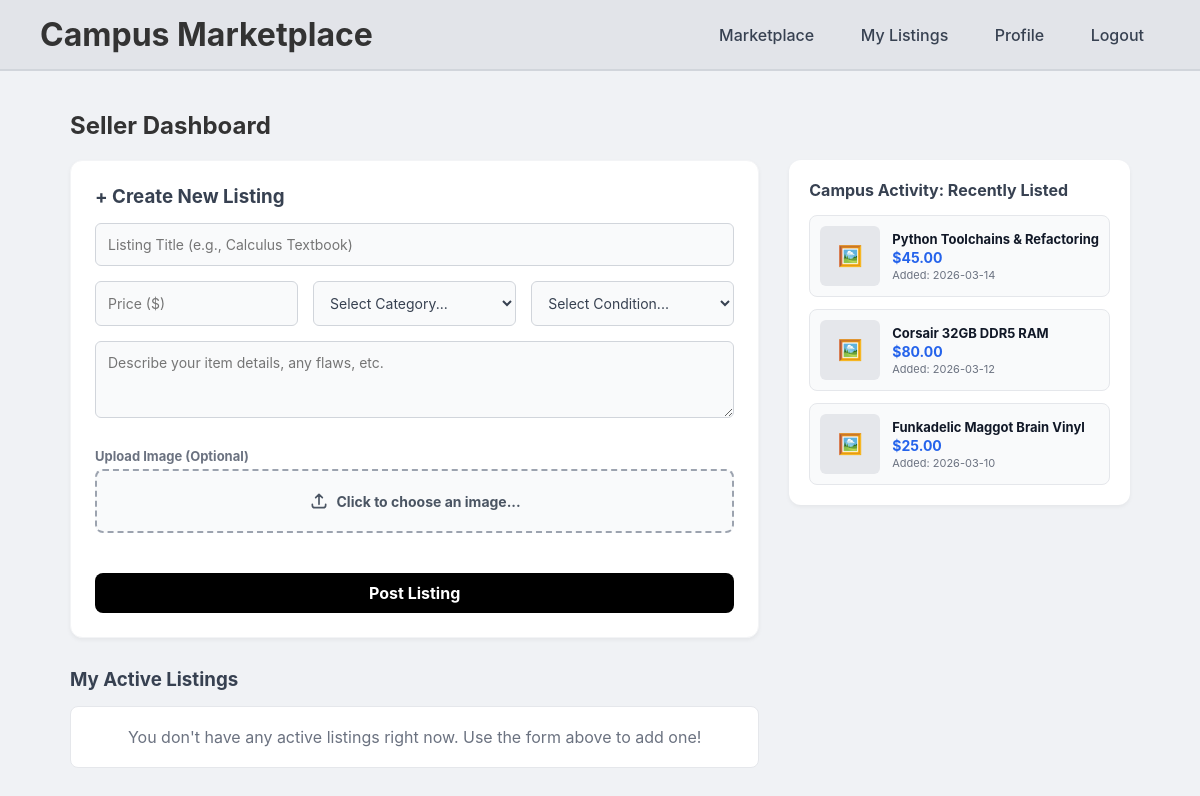
The page /dashboard (signed in) on the database its author committed.
### app.py (models this page shows)
class Product(db.Model):
    id = db.Column(db.Integer, primary_key=True)
    title = db.Column(db.String(100), nullable=False)
    seller = db.Column(db.String(50), nullable=False)
    seller_rating = db.Column(db.Float, default=0.0)
    reviews = db.Column(db.Integer, default=0)
    description = db.Column(db.Text, nullable=False)
    price = db.Column(db.Float, nullable=False)
    condition = db.Column(db.String(50), nullable=False)
    category = db.Column(db.String(50), nullable=False)
    date_added = db.Column(db.String(20), nullable=False)
    image_filename = db.Column(db.String(255), nullable=True, default='default.png')

### app.py (the view, shortened to what this page needs)
@app.route('/dashboard', methods=['GET', 'POST'])
def dashboard():
    if 'user_id' not in session:
        flash("Please log in to view your dashboard.")
        return redirect(url_for('login'))
    recent_items = Product.query.order_by(Product.date_added.desc()).limit(3).all()
    my_active_listings = Product.query.filter_by(seller=session['username']).all()
    return render_template('dashboard.html', my_listings=my_active_listings, recent_items=recent_items)

### templates/dashboard.html (shortened to what this page needs)
<!DOCTYPE html>
<html lang="en">
<head>
    <link rel="stylesheet" href="{{ url_for('static', filename='style.css') }}">
</head>
<body>
    <header class="navbar">
        <h1>Campus Marketplace</h1>
        <nav class="nav-links">
            <a href="/marketplace">Marketplace</a>
            {% if session.get('user_id') %}
                <a href="/dashboard">My Listings</a>
                <a href="#">Profile</a>
                <a href="/logout">Logout</a>
            {% else %}
                <a href="/">Log In</a>
                <a href="/signup">Sign Up</a>
            {% endif %}
        </nav>
    </header>
    <main class="container">
        <h2 style="margin-bottom: 20px;">Seller Dashboard</h2>
        <div class="dashboard-layout">
            <section class="my-listings-column">
                <div class="info-box" style="margin-bottom: 30px;">
                    <h3 style="margin-bottom: 15px; color: #374151;">+ Create New Listing</h3>
                    <form action="/dashboard" method="POST" enctype="multipart/form-data" class="listing-form">
                        <input type="text" name="title" placeholder="Listing Title (e.g., Calculus Textbook)" required>
                        <div class="form-row">
                            <input type="number" name="price" placeholder="Price ($)" step="0.01" min="0" required>
                            <select name="category" required>
                                <option value="" disabled selected>Select Category...</option>
                            </select>
                            <select name="condition" required>
                                <option value="" disabled selected>Select Condition...</option>
                            </select>
                        </div>
                     <textarea name="description" rows="3" placeholder="Describe your item details, any flaws, etc." required></textarea>
                        <div style="margin-top: 15px; margin-bottom: 15px;">
                            <label style="font-size: 13px; color: #6b7280; font-weight: bold; display: block; margin-bottom: 5px;">Upload Image (Optional)</label>
                            <label for="image_file" class="custom-file-button">
                                <svg width="20" height="20" fill="none" stroke="currentColor" stroke-width="2" viewBox="0 0 24 24" style="margin-right: 8px;">
                                    <path stroke-linecap="round" stroke-linejoin="round" d="M4 16v1a3 3 0 003 3h10a3 3 0 003-3v-1m-4-8l-4-4m0 0L8 8m4-4v12" />
                                </svg>
                                <span id="file-name-text">Click to choose an image...</span>
                            </label>
                        </div>
                        <button type="submit" class="buy-button" style="width: auto; padding: 10px 24px;">Post Listing</button>
                    </form>
                </div>
                <h3 style="margin-bottom: 15px; color: #374151;">My Active Listings</h3>
                {% if my_listings|length == 0 %}
                    <p style="color: #6b7280; padding: 20px; background-color: #ffffff; border-radius: 8px; text-align: center; border: 1px solid #e5e7eb;">You don't have any active listings right now. Use the form above to add one!</p>
                {% endif %}
            </section>
            <aside class="recent-sidebar">
                <h3 style="margin-bottom: 15px; color: #374151; font-size: 16px;">Campus Activity: Recently Listed</h3>
                <div class="sidebar-feed">
                    {% for item in recent_items %}
                    <a href="/product/{{ item.id }}" class="sidebar-card-link">
                        <article class="sidebar-card">
                            <div class="sidebar-img">🖼️</div>
                            <div class="sidebar-info">
                                <h4 class="sidebar-title">{{ item.title }}</h4>
                                <p class="sidebar-price">${{ "%.2f"|format(item.price) }}</p>
                                <p class="sidebar-date">Added: {{ item.date_added }}</p>
                            </div>
                        </article>
                    </a>
                    {% endfor %}
                </div>
            </aside>
        </div>
    </main>
</body>
</html>

### static/style.css (style rules this page uses)
* { margin: 0; padding: 0; box-sizing: border-box; font-family: -apple-system, BlinkMacSystemFont, "Segoe UI", Roboto, Helvetica, Arial, sans-serif; }
body { background-color: #f0f2f5; color: #333; }
.container { max-width: 1100px; margin: 40px auto; padding: 0 20px; }
.navbar { display: flex; justify-content: space-between; align-items: center; background-color: #e2e4e9; padding: 15px 40px; border-bottom: 2px solid #d1d5db; }
.nav-links a { text-decoration: none; color: #374151; padding: 8px 16px; margin-left: 10px; border-radius: 6px; font-weight: 500; transition: background-color 0.2s, color 0.2s; }
.dashboard-layout { display: grid; grid-template-columns: 2.5fr 1fr; gap: 30px; }
.main-marketplace-content, .my-listings-column { min-width: 0; }
.recent-sidebar { background-color: #ffffff; padding: 20px; border-radius: 12px; box-shadow: 0 2px 4px rgba(0,0,0,0.05); align-self: start; position: sticky; top: 20px; }
.sidebar-feed { display: flex; flex-direction: column; gap: 12px; }
.sidebar-card-link { text-decoration: none; color: inherit; }
.sidebar-card { display: flex; gap: 12px; padding: 10px; background-color: #f9fafb; border-radius: 8px; border: 1px solid #e5e7eb; transition: background-color 0.2s; }
.sidebar-img { background-color: #e5e7eb; min-width: 60px; height: 60px; border-radius: 6px; display: flex; justify-content: center; align-items: center; font-size: 20px; }
.sidebar-info { display: flex; flex-direction: column; justify-content: center; overflow: hidden; }
.sidebar-title { font-size: 13px; margin-bottom: 2px; white-space: nowrap; overflow: hidden; text-overflow: ellipsis; color: #111827; }
.sidebar-price { font-size: 14px; color: #2563eb; font-weight: bold; margin-bottom: 2px; }
.sidebar-date { font-size: 11px; color: #6b7280; }
.info-box { background-color: #ffffff; padding: 24px; border-radius: 12px; margin-bottom: 20px; box-shadow: 0 2px 4px rgba(0,0,0,0.05); border: 1px solid #f3f4f6; }
.buy-button { background-color: #000000; color: #ffffff; border: none; padding: 14px 40px; font-size: 16px; font-weight: bold; border-radius: 8px; cursor: pointer; width: 100%; margin-top: 10px; transition: background-color 0.2s; }
.listing-form { display: flex; flex-direction: column; gap: 15px; }
.listing-form input[type="text"], .listing-form input[type="number"], .listing-form select, .listing-form textarea { width: 100%; padding: 12px; border: 1px solid #d1d5db; border-radius: 6px; background-color: #f9fafb; font-size: 14px; color: #374151; transition: border-color 0.2s; }
.form-row { display: flex; gap: 15px; }
.form-row > * { flex: 1; }
.custom-file-button { display: flex; align-items: center; justify-content: center; width: 100%; padding: 20px; background-color: #f9fafb; border: 2px dashed #9ca3af; border-radius: 8px; color: #4b5563; font-size: 14px; font-weight: bold; cursor: pointer; transition: all 0.2s; }

### rows shown on the page
Product: title "Python Toolchains & Refactoring", price "45.00", date_added "2026-03-14"
Product: title "Corsair 32GB DDR5 RAM", price "80.00", date_added "2026-03-12"
Product: title "Funkadelic Maggot Brain Vinyl", price "25.00", date_added "2026-03-10"
